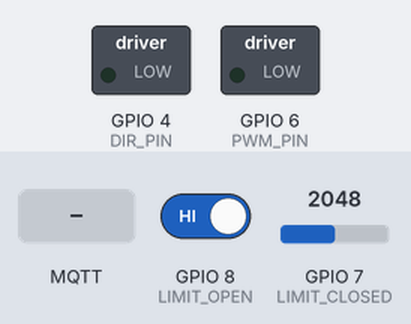
Recording of a program running on a simulated ESP32-S3. Shown: switched loads named in the program (green lamp = pin HIGH). Inputs (shaded band) come from the test bench; at power-on: GPIO 8 (LIMIT_OPEN) HIGH, GPIO 7 (LIMIT_CLOSED) = 2048. WiFi joins after 1.5 s; servers stay silent unless stated; no MQTT or app messages arrive unless stated; what the program prints to the serial monitor is not drawn.

Above: at 3.7 s.
3.8 s: MQTT message "OPEN" arrives on the first subscribed topic
At 6.2 s:
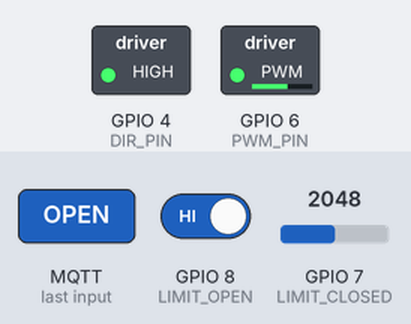
6.5 s: GPIO 8 (LIMIT_OPEN) driven LOW
At 7.6 s:
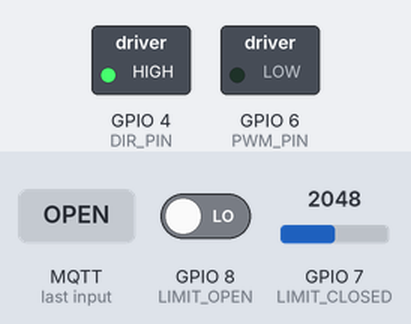
8.0 s: GPIO 7 (LIMIT_CLOSED) set to 3603
9.5 s: MQTT message "CLOSE" arrives on the first subscribed topic
At 10.0 s:
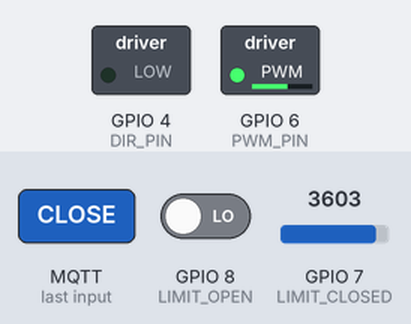
11.0 s: GPIO 7 (LIMIT_CLOSED) set to 3541
At 12.2 s:
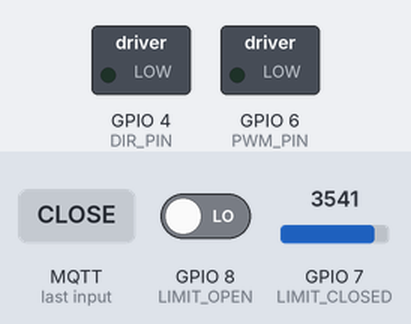
12.5 s: MQTT message "PING" arrives on the first subscribed topic
Timing chart, 0 to 15.0 s (numbered marks = the images above; inputs shaded):
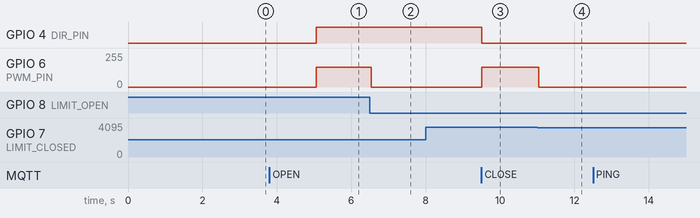

The program:

main.cpp
```cpp
/*
 * ============================================
 * ALCHEMY ESCAPE ROOM - JUNGLE DOOR CONTROLLER
 * ESP32-S3 + Cytron MD13S Motor Driver
 * ============================================
 *
 * Automatic sliding door controlled via MQTT.
 * All configuration lives in MANIFEST.h.
 *
 * COMMANDS (via MermaidsTale/JungleDoor/command):
 *   OPEN         -> slides door open until OPEN limit switch
 *   CLOSE        -> slides door closed until CLOSED limit switch
 *   STOP         -> emergency stop
 *   PING         -> responds PONG
 *   STATUS       -> responds with full diagnostic
 *   PUZZLE_RESET -> stops motor, re-reads limit switches, syncs state, responds OK
 *   RESET        -> responds OK, stops motor, reboots
 *
 * ============================================
 */

#include <Arduino.h>
#include <WiFi.h>
#include <PubSubClient.h>
#include "MANIFEST.h"

using namespace manifest;

// Forward declarations
void mqtt_callback(char* topic, byte* payload, unsigned int length);
void mqtt_reconnect();

// ============================================
// MQTT TOPICS (built at runtime)
// ============================================
String mqtt_topic_command;
String mqtt_topic_status;
String mqtt_topic_log;
String mqtt_topic_limit;

// ============================================
// DOOR STATES
// ============================================
enum DoorState {
  DOOR_CLOSED,
  DOOR_OPEN,
  DOOR_OPENING,
  DOOR_CLOSING,
  DOOR_STOPPED,
  EMERGENCY_STOP
};

DoorState currentState = DOOR_STOPPED;
DoorState previousState = DOOR_STOPPED;

// ============================================
// LIMIT SWITCH DEBOUNCING
// ============================================
struct LimitSwitch {
  bool raw;
  bool debounced;
  bool lastRaw;
  unsigned long stableTime;
};

LimitSwitch limitOpen  = {false, false, false, 0};
LimitSwitch limitClose = {false, false, false, 0};

// ============================================
// TIMING & GLOBALS
// ============================================
WiFiClient wifiClient;
PubSubClient mqtt(wifiClient);

unsigned long lastHeartbeat = 0;
unsigned long lastWifiCheck = 0;
unsigned long lastMqttReconnect = 0;
unsigned long bootTime = 0;
unsigned long motorStartTime = 0;

char mqttLogBuffer[256];

// ============================================
// MQTT LOGGING
// ============================================
void mqttLog(const char* message) {
  Serial.println(message);
  if (mqtt.connected()) {
    mqtt.publish(mqtt_topic_log.c_str(), message, false);
  }
}

void mqttLogf(const char* format, ...) {
  va_list args;
  va_start(args, format);
  vsnprintf(mqttLogBuffer, sizeof(mqttLogBuffer), format, args);
  va_end(args);
  mqttLog(mqttLogBuffer);
}

void publishLimitEvent(const char* event) {
  mqttLogf("[LIMIT] %s", event);
  if (mqtt.connected()) {
    mqtt.publish(mqtt_topic_limit.c_str(), event, false);
  }
}

// ============================================
// UTILITY
// ============================================
const char* getStateString(DoorState state) {
  switch (state) {
    case DOOR_CLOSED:    return "CLOSED";
    case DOOR_OPEN:      return "OPEN";
    case DOOR_OPENING:   return "OPENING";
    case DOOR_CLOSING:   return "CLOSING";
    case DOOR_STOPPED:   return "STOPPED";
    case EMERGENCY_STOP: return "EMERGENCY";
    default:             return "UNKNOWN";
  }
}

void send_status(const char* status) {
  if (!mqtt.connected()) return;
  mqtt.publish(mqtt_topic_status.c_str(), status, false);
}

// ============================================
// MOTOR CONTROL
// ============================================
void stopMotor() {
  ledcWrite(PWM_PIN, 0);
}

void startOpening() {
  if (limitOpen.debounced) {
    currentState = DOOR_OPEN;
    stopMotor();
    return;
  }
  mqttLog("[MOTOR] Opening");
  currentState = DOOR_OPENING;
  motorStartTime = millis();
  digitalWrite(DIR_PIN, DIR_OPEN);
  ledcWrite(PWM_PIN, MOTOR_SPEED);
}

void startClosing() {
  if (limitClose.debounced) {
    currentState = DOOR_CLOSED;
    stopMotor();
    return;
  }
  mqttLog("[MOTOR] Closing");
  currentState = DOOR_CLOSING;
  motorStartTime = millis();
  digitalWrite(DIR_PIN, DIR_CLOSE);
  ledcWrite(PWM_PIN, MOTOR_SPEED);
}

// ============================================
// TIMEOUT — safety cutoff
// ============================================
void checkTimeout() {
  if (currentState != DOOR_OPENING && currentState != DOOR_CLOSING) return;
  if (millis() - motorStartTime < MOTOR_TIMEOUT_MS) return;

  mqttLogf("[EMERGENCY TIMEOUT] Motor ran %dms without limit switch — limit switch failure suspected", MOTOR_TIMEOUT_MS);
  stopMotor();
  currentState = DOOR_STOPPED;
  previousState = DOOR_STOPPED;
  send_status("TIMEOUT");
}

// ============================================
// LIMIT SWITCH HANDLING
// ============================================
bool debounce(LimitSwitch &sw, bool newRaw) {
  sw.raw = newRaw;
  if (sw.raw != sw.lastRaw) {
    sw.lastRaw = sw.raw;
    sw.stableTime = millis();
  } else if (sw.raw != sw.debounced && millis() - sw.stableTime >= LIMIT_DEBOUNCE_MS) {
    sw.debounced = sw.raw;
    return true;  // state changed
  }
  return false;
}

void checkLimitSwitches() {
  // Only read/debounce the limit switch relevant to current direction
  if (currentState == DOOR_OPENING) {
    if (debounce(limitOpen, digitalRead(LIMIT_OPEN) == LOW)) {
      publishLimitEvent(limitOpen.debounced ? "LIMIT_OPEN_HIT" : "LIMIT_OPEN_CLEAR");
    }
    if (limitOpen.debounced) {
      mqttLog("[LIMIT] Door reached OPEN position");
      stopMotor();
      currentState = DOOR_OPEN;
    }
  } else if (currentState == DOOR_CLOSING) {
    if (debounce(limitClose, analogRead(LIMIT_CLOSED) < LIMIT_CLOSED_THRESHOLD)) {
      publishLimitEvent(limitClose.debounced ? "LIMIT_CLOSED_HIT" : "LIMIT_CLOSED_CLEAR");
    }
    if (limitClose.debounced) {
      mqttLog("[LIMIT] Door reached CLOSED position");
      stopMotor();
      currentState = DOOR_CLOSED;
    }
  } else {
    // When not moving, read both switches for state awareness
    if (debounce(limitOpen, digitalRead(LIMIT_OPEN) == LOW)) {
      publishLimitEvent(limitOpen.debounced ? "LIMIT_OPEN_HIT" : "LIMIT_OPEN_CLEAR");
    }
    if (debounce(limitClose, analogRead(LIMIT_CLOSED) < LIMIT_CLOSED_THRESHOLD)) {
      publishLimitEvent(limitClose.debounced ? "LIMIT_CLOSED_HIT" : "LIMIT_CLOSED_CLEAR");
    }
  }
}

// ============================================
// WIFI
// ============================================
void setup_wifi() {
  Serial.print("[WIFI] Connecting to ");
  Serial.print(WIFI_SSID);

  WiFi.mode(WIFI_STA);
  WiFi.begin(WIFI_SSID, WIFI_PASSWORD);

  int attempts = 0;
  while (WiFi.status() != WL_CONNECTED && attempts < 40) {
    delay(500);
    Serial.print(".");
    attempts++;
  }

  if (WiFi.status() == WL_CONNECTED) {
    Serial.println(" Connected!");
    Serial.print("[WIFI] IP: ");
    Serial.println(WiFi.localIP());
  } else {
    Serial.println(" FAILED — will retry in background");
  }
}

void check_connections() {
  if (millis() - lastWifiCheck >= WIFI_CHECK_INTERVAL) {
    lastWifiCheck = millis();
    if (WiFi.status() != WL_CONNECTED) {
      Serial.println("[WIFI] Reconnecting...");
      WiFi.disconnect();
      WiFi.begin(WIFI_SSID, WIFI_PASSWORD);
    }
  }

  if (WiFi.status() == WL_CONNECTED && !mqtt.connected()) {
    mqtt_reconnect();
  }
}

// ============================================
// MQTT
// ============================================
void setup_mqtt() {
  mqtt.setServer(MQTT_SERVER, MQTT_PORT);
  mqtt.setCallback(mqtt_callback);
  mqtt.setBufferSize(512);

  if (WiFi.status() == WL_CONNECTED) {
    mqtt_reconnect();
  }
}

void mqtt_reconnect() {
  if (millis() - lastMqttReconnect < MQTT_RECONNECT_INTERVAL) return;
  lastMqttReconnect = millis();

  Serial.print("[MQTT] Connecting...");

  if (mqtt.connect(DEVICE_NAME)) {
    Serial.println(" Connected!");
    mqtt.subscribe(mqtt_topic_command.c_str());
    send_status("ONLINE");
    mqttLogf("[MQTT] Connected — State: %s", getStateString(currentState));
  } else {
    Serial.print(" Failed (rc=");
    Serial.print(mqtt.state());
    Serial.println(")");
  }
}

void mqtt_callback(char* topic, byte* payload, unsigned int length) {
  if (length >= sizeof(mqttLogBuffer)) length = sizeof(mqttLogBuffer) - 1;
  memcpy(mqttLogBuffer, payload, length);
  mqttLogBuffer[length] = '\0';

  String message(mqttLogBuffer);
  message.trim();
  message.toUpperCase();

  mqttLogf("[MQTT] Received: '%s'", message.c_str());

  // --- Watchtower standard commands ---
  if (message == "PING") {
    send_status("PONG");
    return;
  }

  if (message == "STATUS") {
    unsigned long uptime = (millis() - bootTime) / 1000;
    snprintf(mqttLogBuffer, sizeof(mqttLogBuffer),
      "%s|UP:%lus|RSSI:%d|VER:%s|LIMIT_OPEN:%s|LIMIT_CLOSED:%s",
      getStateString(currentState), uptime, WiFi.RSSI(),
      FIRMWARE_VERSION,
      limitOpen.debounced ? "ACTIVE" : "CLEAR",
      limitClose.debounced ? "ACTIVE" : "CLEAR");
    send_status(mqttLogBuffer);
    return;
  }

  if (message == "PUZZLE_RESET") {
    mqttLog("[CMD] PUZZLE_RESET — stopping motor, re-reading limit switches");
    stopMotor();

    // Re-read limit switches to sync state with physical position
    limitOpen.raw  = (digitalRead(LIMIT_OPEN) == LOW);
    limitClose.raw = (analogRead(LIMIT_CLOSED) < LIMIT_CLOSED_THRESHOLD);
    limitOpen.debounced  = limitOpen.raw;
    limitClose.debounced = limitClose.raw;
    limitOpen.lastRaw    = limitOpen.raw;
    limitClose.lastRaw   = limitClose.raw;
    limitOpen.stableTime  = millis();
    limitClose.stableTime = millis();

    if (limitOpen.debounced && limitClose.debounced) {
      currentState = EMERGENCY_STOP;
    } else if (limitOpen.debounced) {
      currentState = DOOR_OPEN;
    } else if (limitClose.debounced) {
      currentState = DOOR_CLOSED;
    } else {
      currentState = DOOR_STOPPED;
    }
    previousState = currentState;

    send_status("OK");
    mqttLogf("[CMD] PUZZLE_RESET -> OK (State: %s)", getStateString(currentState));
    return;
  }

  if (message == "RESET" || message == "REBOOT" || message == "RESTART") {
    mqttLog("[CMD] RESET received");
    send_status("OK");
    stopMotor();
    delay(500);
    ESP.restart();
    return;
  }

  // --- Door commands ---
  if (message == "OPEN") {
    if (currentState == EMERGENCY_STOP) {
      mqttLog("[CMD] Cannot OPEN — emergency stop active");
    } else if (currentState == DOOR_OPEN) {
      mqttLog("[CMD] Already OPEN");
      send_status("ALREADY_OPEN");
    } else if (currentState == DOOR_OPENING) {
      mqttLog("[CMD] Already OPENING");
    } else {
      startOpening();
    }
    return;
  }

  if (message == "CLOSE") {
    if (currentState == EMERGENCY_STOP) {
      mqttLog("[CMD] Cannot CLOSE — emergency stop active");
    } else if (currentState == DOOR_CLOSED) {
      mqttLog("[CMD] Already CLOSED");
      send_status("ALREADY_CLOSED");
    } else if (currentState == DOOR_CLOSING) {
      mqttLog("[CMD] Already CLOSING");
    } else {
      startClosing();
    }
    return;
  }

  if (message == "STOP") {
    mqttLog("[CMD] STOP");
    stopMotor();
    currentState = DOOR_STOPPED;
    previousState = DOOR_STOPPED;
    send_status("STOPPED");
    return;
  }

  mqttLogf("[CMD] Unknown: %s", message.c_str());
}

void send_heartbeat() {
  if (!mqtt.connected()) return;
  if (millis() - lastHeartbeat < HEARTBEAT_INTERVAL) return;
  lastHeartbeat = millis();

  unsigned long uptime = (millis() - bootTime) / 1000;
  snprintf(mqttLogBuffer, sizeof(mqttLogBuffer),
    "HEARTBEAT:%s:UP%lus:RSSI%d",
    getStateString(currentState), uptime, WiFi.RSSI());
  mqtt.publish(mqtt_topic_status.c_str(), mqttLogBuffer, false);
}

// ============================================
// SETUP
// ============================================
void setup() {
  Serial.begin(115200);
  delay(1000);

  Serial.println("\n============================================");
  Serial.println("   JUNGLE DOOR CONTROLLER - ESP32-S3");
  Serial.println("============================================");
  Serial.print("Firmware: ");
  Serial.println(FIRMWARE_VERSION);
  Serial.println("============================================\n");

  // Build MQTT topics
  mqtt_topic_command = "MermaidsTale/" + String(DEVICE_NAME) + "/command";
  mqtt_topic_status  = "MermaidsTale/" + String(DEVICE_NAME) + "/status";
  mqtt_topic_log     = "MermaidsTale/" + String(DEVICE_NAME) + "/log";
  mqtt_topic_limit   = "MermaidsTale/" + String(DEVICE_NAME) + "/limit";

  // Motor pins
  pinMode(DIR_PIN, OUTPUT);
  digitalWrite(DIR_PIN, LOW);
  ledcAttach(PWM_PIN, PWM_FREQ, PWM_RESOLUTION);
  ledcWrite(PWM_PIN, 0);

  // Limit switch pins
  pinMode(LIMIT_OPEN, INPUT_PULLUP);
  pinMode(LIMIT_CLOSED, INPUT);

  // Read initial limit switch states
  limitOpen.raw  = (digitalRead(LIMIT_OPEN) == LOW);
  limitClose.raw = (analogRead(LIMIT_CLOSED) < LIMIT_CLOSED_THRESHOLD);
  limitOpen.debounced  = limitOpen.raw;
  limitClose.debounced = limitClose.raw;
  limitOpen.lastRaw    = limitOpen.raw;
  limitClose.lastRaw   = limitClose.raw;
  limitOpen.stableTime  = millis();
  limitClose.stableTime = millis();

  // Determine initial door position from limit switches
  if (limitOpen.debounced && limitClose.debounced) {
    currentState = EMERGENCY_STOP;
    Serial.println("[INIT] EMERGENCY — both limit switches active!");
  } else if (limitOpen.debounced) {
    currentState = DOOR_OPEN;
    Serial.println("[INIT] Door is OPEN");
  } else if (limitClose.debounced) {
    currentState = DOOR_CLOSED;
    Serial.println("[INIT] Door is CLOSED");
  } else {
    currentState = DOOR_STOPPED;
    Serial.println("[INIT] Door position UNKNOWN (no limit active)");
  }
  previousState = currentState;

  setup_wifi();
  setup_mqtt();
  bootTime = millis();
}

// ============================================
// MAIN LOOP
// ============================================
void loop() {
  check_connections();

  if (mqtt.connected()) {
    mqtt.loop();
  }

  send_heartbeat();
  checkLimitSwitches();
  checkTimeout();

  // Publish state changes
  if (currentState != previousState) {
    mqttLogf("[STATE] %s -> %s", getStateString(previousState), getStateString(currentState));
    previousState = currentState;
    send_status(getStateString(currentState));
  }

  delay(10);
}
```

Source omitted: MANIFEST.h (17507 bytes)

Measured:
- the behaviour switches between 3600 and 3599 on GPIO 7 (LIMIT_CLOSED) (found by bisection; images 3 and 4)
- after the input at 3.8 s, GPIO 4 (DIR_PIN): LOW → HIGH after 1.3 s; GPIO 6 (PWM_PIN): 0/255 → 149/255 after 1.3 s
- after the input at 6.5 s, GPIO 6 (PWM_PIN): 149/255 → 0/255 at once
- after the input at 8.0 s, every drawn part: stays the same
- after the input at 9.5 s, GPIO 4 (DIR_PIN): HIGH → LOW at once; GPIO 6 (PWM_PIN): 0/255 → 149/255 at once
- after the input at 11.0 s, GPIO 6 (PWM_PIN): 149/255 → 0/255 at once
- after the input at 12.5 s, every drawn part: stays the same
